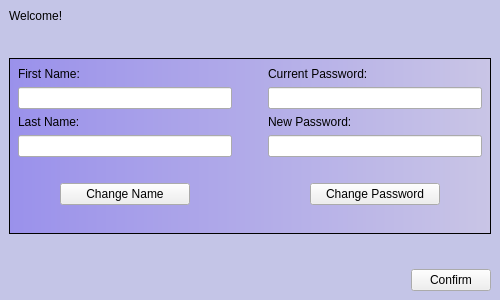
<?xml version="1.0" encoding="UTF-8"?>
<ui version="4.0">
 <class>profileScreen</class>
 <widget class="QMainWindow" name="profileScreen">
  <property name="geometry">
   <rect>
    <x>0</x>
    <y>0</y>
    <width>500</width>
    <height>300</height>
   </rect>
  </property>
  <property name="windowTitle">
   <string>MainWindow</string>
  </property>
  <widget class="QWidget" name="profilePanel">
   <property name="styleSheet">
    <string notr="true">#profilePanel {background-color: rgb(196, 197, 231)}</string>
   </property>
   <layout class="QVBoxLayout" name="verticalLayout_2">
    <item>
     <widget class="QLabel" name="labelUsername">
      <property name="text">
       <string>Welcome!</string>
      </property>
     </widget>
    </item>
    <item>
     <spacer name="verticalSpacer_2">
      <property name="orientation">
       <enum>Qt::Vertical</enum>
      </property>
      <property name="sizeHint" stdset="0">
       <size>
        <width>20</width>
        <height>40</height>
       </size>
      </property>
     </spacer>
    </item>
    <item>
     <widget class="QWidget" name="editPanel" native="true">
      <property name="styleSheet">
       <string notr="true">#editPanel {border: 1px solid; background-color: qlineargradient(spread:pad, x1:0, y1:0, x2:1, y2:0, stop:0 rgb(154, 145, 235), stop:1 rgb(201, 197, 230));}</string>
      </property>
      <layout class="QHBoxLayout" name="horizontalLayout_2">
       <property name="leftMargin">
        <number>9</number>
       </property>
       <property name="topMargin">
        <number>9</number>
       </property>
       <property name="rightMargin">
        <number>9</number>
       </property>
       <property name="bottomMargin">
        <number>9</number>
       </property>
       <item>
        <layout class="QVBoxLayout" name="verticalLayout_3">
         <item>
          <widget class="QLabel" name="label_2">
           <property name="text">
            <string>First Name:</string>
           </property>
          </widget>
         </item>
         <item>
          <widget class="QLineEdit" name="lineEditFirstName">
           <property name="maxLength">
            <number>15</number>
           </property>
          </widget>
         </item>
         <item>
          <widget class="QLabel" name="label_3">
           <property name="text">
            <string>Last Name:</string>
           </property>
          </widget>
         </item>
         <item>
          <widget class="QLineEdit" name="lineEditLastName">
           <property name="maxLength">
            <number>15</number>
           </property>
          </widget>
         </item>
         <item>
          <spacer name="verticalSpacer_3">
           <property name="orientation">
            <enum>Qt::Vertical</enum>
           </property>
           <property name="sizeHint" stdset="0">
            <size>
             <width>20</width>
             <height>25</height>
            </size>
           </property>
          </spacer>
         </item>
         <item>
          <layout class="QHBoxLayout" name="horizontalLayout_3">
           <property name="topMargin">
            <number>0</number>
           </property>
           <item>
            <widget class="QPushButton" name="buttonChangeName">
             <property name="maximumSize">
              <size>
               <width>130</width>
               <height>16777215</height>
              </size>
             </property>
             <property name="text">
              <string>Change Name</string>
             </property>
            </widget>
           </item>
          </layout>
         </item>
         <item>
          <spacer name="verticalSpacer_5">
           <property name="orientation">
            <enum>Qt::Vertical</enum>
           </property>
           <property name="sizeHint" stdset="0">
            <size>
             <width>20</width>
             <height>25</height>
            </size>
           </property>
          </spacer>
         </item>
        </layout>
       </item>
       <item>
        <spacer name="horizontalSpacer_2">
         <property name="orientation">
          <enum>Qt::Horizontal</enum>
         </property>
         <property name="sizeType">
          <enum>QSizePolicy::Fixed</enum>
         </property>
         <property name="sizeHint" stdset="0">
          <size>
           <width>30</width>
           <height>20</height>
          </size>
         </property>
        </spacer>
       </item>
       <item>
        <layout class="QVBoxLayout" name="verticalLayout">
         <property name="topMargin">
          <number>0</number>
         </property>
         <property name="rightMargin">
          <number>0</number>
         </property>
         <item>
          <widget class="QLabel" name="label_4">
           <property name="text">
            <string>Current Password:</string>
           </property>
          </widget>
         </item>
         <item>
          <widget class="QLineEdit" name="lineEditCurrentPassword">
           <property name="maxLength">
            <number>15</number>
           </property>
           <property name="echoMode">
            <enum>QLineEdit::Password</enum>
           </property>
          </widget>
         </item>
         <item>
          <widget class="QLabel" name="label_5">
           <property name="text">
            <string>New Password:</string>
           </property>
          </widget>
         </item>
         <item>
          <widget class="QLineEdit" name="lineEditNewPassword">
           <property name="maxLength">
            <number>15</number>
           </property>
           <property name="echoMode">
            <enum>QLineEdit::Password</enum>
           </property>
          </widget>
         </item>
         <item>
          <spacer name="verticalSpacer_4">
           <property name="orientation">
            <enum>Qt::Vertical</enum>
           </property>
           <property name="sizeHint" stdset="0">
            <size>
             <width>20</width>
             <height>25</height>
            </size>
           </property>
          </spacer>
         </item>
         <item>
          <layout class="QHBoxLayout" name="horizontalLayout_4">
           <property name="topMargin">
            <number>0</number>
           </property>
           <item>
            <widget class="QPushButton" name="buttonChangePassword">
             <property name="maximumSize">
              <size>
               <width>130</width>
               <height>16777215</height>
              </size>
             </property>
             <property name="text">
              <string>Change Password</string>
             </property>
            </widget>
           </item>
          </layout>
         </item>
         <item>
          <spacer name="verticalSpacer_6">
           <property name="orientation">
            <enum>Qt::Vertical</enum>
           </property>
           <property name="sizeHint" stdset="0">
            <size>
             <width>20</width>
             <height>25</height>
            </size>
           </property>
          </spacer>
         </item>
        </layout>
       </item>
      </layout>
     </widget>
    </item>
    <item>
     <spacer name="verticalSpacer">
      <property name="orientation">
       <enum>Qt::Vertical</enum>
      </property>
      <property name="sizeHint" stdset="0">
       <size>
        <width>20</width>
        <height>40</height>
       </size>
      </property>
     </spacer>
    </item>
    <item>
     <layout class="QHBoxLayout" name="horizontalLayout">
      <item>
       <spacer name="horizontalSpacer">
        <property name="orientation">
         <enum>Qt::Horizontal</enum>
        </property>
        <property name="sizeHint" stdset="0">
         <size>
          <width>40</width>
          <height>20</height>
         </size>
        </property>
       </spacer>
      </item>
      <item>
       <widget class="QPushButton" name="buttonConfirm">
        <property name="text">
         <string>Confirm</string>
        </property>
       </widget>
      </item>
     </layout>
    </item>
   </layout>
  </widget>
 </widget>
 <resources/>
 <connections/>
</ui>
